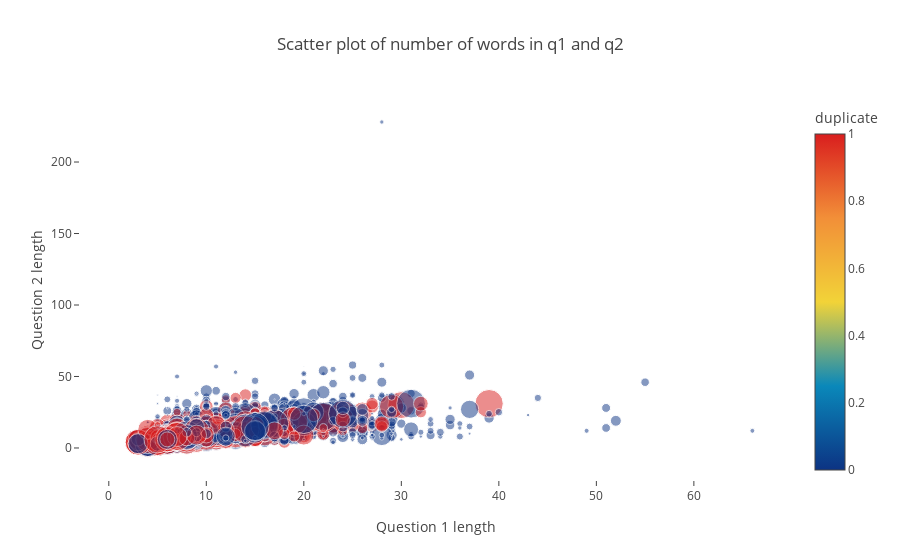

This figure's notebook cell:
### Code cell
df_subsampled = df[0:5000]
trace = go.Scatter(
#     y =  df_subsampled[df_subsampled['q2_n_words']<200],
#     x =  df_subsampled[df_subsampled['q1_n_words']<60],
    y =  df_subsampled['q2_n_words'],
    x =  df_subsampled['q1_n_words'],
    mode='markers',
    marker=dict(
        size= df_subsampled['word_share'].values * 60,
        color = df_subsampled['is_duplicate'].values,
        colorscale='Portland',
        showscale=True,
        opacity=0.5,
        colorbar = dict(title = 'duplicate')
    ),
    text = np.round(df_subsampled['word_share'].values, decimals=2)
)
data = [trace]

layout= go.Layout(
    autosize= True,
    title= 'Scatter plot of number of words in q1 and q2',
    xaxis=dict(
        title= 'Question 1 length',
        ticklen= 5,
        gridwidth= 2,
        showgrid=False,
        zeroline=False,
        showline=False,
    ),
    yaxis=dict(
        title= 'Question 2 length',
        ticklen= 5,
        gridwidth= 2,
        showgrid=False,
        zeroline=False,
        showline=False,
    ),
    showlegend= False
)
fig = go.Figure(data=data, layout=layout)
py.iplot(fig,filename='scatterWords')

### Figure 1 — Plotly figure (JSON) as saved in the notebook; plotly's stock layout.template omitted (floating-point values rounded to 4 significant figures; data arrays with more than 128 entries replaced by an {"elided": "..."} marker saying what was removed)
{"data": [{"marker": {"color": {"elided": "5000 int values"}, "colorbar": {"title": "duplicate"}, "colorscale": "Portland", "opacity": 0.5, "showscale": true, "size": {"elided": "5000 float values"}}, "mode": "markers", "text": {"elided": "5000 float values"}, "type": "scatter", "x": {"elided": "5000 int values"}, "y": {"elided": "5000 int values"}}], "layout": {"autosize": true, "showlegend": false, "title": "Scatter plot of number of words in q1 and q2", "xaxis": {"gridwidth": 2, "showgrid": false, "showline": false, "ticklen": 5, "title": "Question 1 length", "zeroline": false}, "yaxis": {"gridwidth": 2, "showgrid": false, "showline": false, "ticklen": 5, "title": "Question 2 length", "zeroline": false}}}
